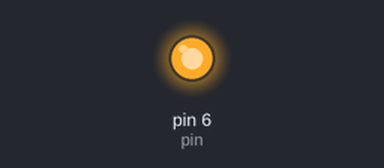
A sketch run on a simulated Arduino Uno, built with avr-gcc and run on an emulated ATmega328P. On the bench: output pins drawn as LEDs (lit = HIGH).

Above: at 2.5 s.
At 5.5 s:
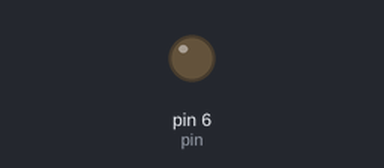
Timing chart, 0 to 7.8 s (numbered marks = the images above):
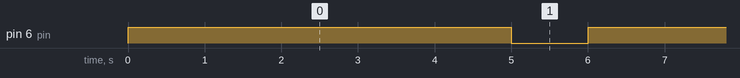

The sketch:

Quemado_tiempo_constante.ino
```cpp
int pin = 6;                           //Definimos el pin 6
float tEncendido = 5000;               //Tiempo encendido en milisegundos
float tApagado = 1000;                 //Tiempo apagado en milisegundos

void setup() {
  pinMode(pin, OUTPUT);                //Definimos el pin 6 como salida
}

void loop() {
    digitalWrite(pin, HIGH);            //Encendemos el módulo durante "tEncendido" milisegundos
    delay(tEncendido);
    digitalWrite(pin, LOW);             //Apagamos el módulo durante "tApagado" milisegundos
    delay(tApagado);
}
```

Measured:
- by itself, pin 6 (pin): alternates HIGH for 5.0 s and LOW for 1.0 s
